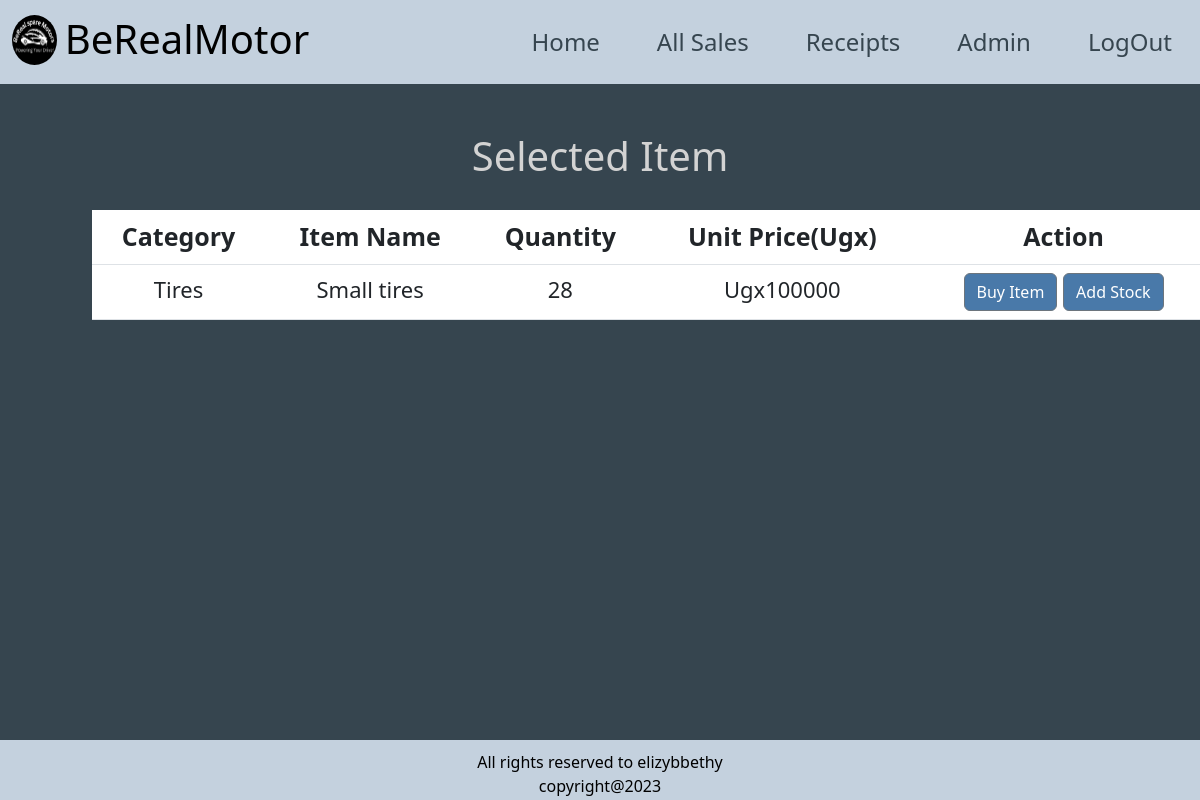
/home/4 (signed in), run on the app's committed database.
### SpareApp/models.py (models this page shows, shortened)
class Product(models.Model):
    Category_name = models.ForeignKey(
        Category, on_delete=models.CASCADE, null=False, blank=False
    )
    part_name = models.CharField(max_length=50, null=False, blank=False)
    arrival_date = models.DateTimeField(default=timezone.now, null=False,blank=False)
    received_quantity = models.IntegerField(default=0, null=False,blank=False)
    issued_quantity= models.IntegerField(default=0, null=False,blank=False)
    total_quantity = models.IntegerField(default=0, null=False, blank=False)
    unit_price = models.IntegerField(default=0, null=True, blank=False)
    country_of_origin = models.CharField(max_length=50, null=True, blank=False)
    branch_name = models.CharField(max_length=50, null=True, blank=False)
    part_number = models.IntegerField(default=0,null=False,blank=False)

class Category(models.Model):
    name = models.CharField(max_length=50, null=True, blank=False)
    def __str__(self):
        return self.name

### SpareApp/views.py (the view)
# urls.py: path('home/<int:product_id>', views.product_detail, name='product_detail'),
@login_required
def product_detail(request, product_id):
    product = Product.objects.get(id = product_id)
    return render(request,'spare/product_detail.html',{'product':product})

### templates/spare/product_detail.html
{% extends 'spare/base.html'%} {% block content%}
<br></br>
<h1 class="text-center" id="heading"> Selected Item</h1>
<div class = "container">
  <table class="table" id="table">
    <thead class="thead-dark">
      <tr style="text-align: center;">
        <th scope="col">Category</th>
        <th scope="col">Item Name</th>
        <th scope="col">Quantity</th>
        <th scope="col">Unit Price(Ugx)</th>
        <th scope="col">Action</th>
      </tr>
    </thead>
    <tbody>
      <tr style="text-align: center;">
        <td>{{product.Category_name}}</td>
        <td>{{product.part_name}}</td>
        <td>{{product.total_quantity}}</td>
        <td>Ugx{{product.unit_price}}</td>
        <td>
          <a href="{% url 'issue_item' product.id %}" ><input type="submit" value="Buy Item" class="btn btn-secondary" btn type="button"/></a>
          <a href="{% url 'add_to_stock' product.id %}" ><input type= "submit" value="Add Stock" class="btn btn-secondary btn" type="button"/></a></td>
      </tr>
    </tbody>
  </table>
</div>
{% endblock%}

### SpareApp/static/css/base.css (style rules this page uses)
body { background-color: #36454F; overflow-x: hidden; }
.container { margin: 20px 50px; }
th { font-size: 25px; }
td { font-size: 22px; }
.btn { background-color: #4979A9; }
#heading { color: #D3D3D3; }
#table { margin: 30px 30px; padding: 50px; width: 100%; border-spacing: 40px; }

### SpareApp/static/css/receipt.css (style rules this page uses)
.final_receipt, td { margin: 100px; padding: 50px; text-align: center; }

### data on the page
Product: Category_name "Tires", part_name "Small tires", total_quantity "28", unit_price "100000"
